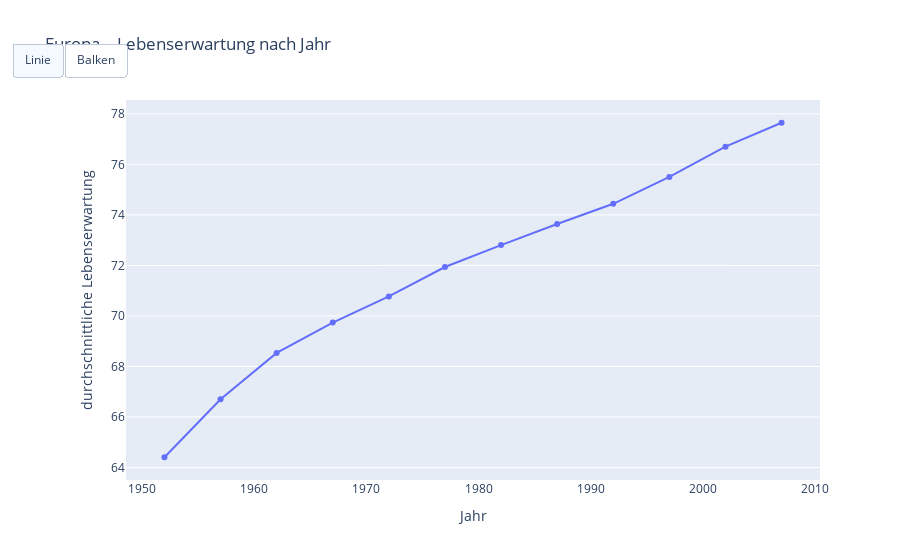

The cell this chart's notebook holds for it:
### Markdown cell above
# Teil 4: 

Frage: 
- Wie verändert sich die Wahrnehmung derselben Kennzahl, wenn wir zwischen Linien- und Balkendiagramm wechseln?

Ziel: 
- Wirkung unterschiedlicher Visualisierungstypen verstehen und per Button zwischen Ansichten umschalten können.

### Code cell
df_eu = df[df["continent"] == "Europe"]
df_eu_agg = df_eu.groupby("year", as_index=False)["lifeExp"].mean()

fig = go.Figure()

# Trace 0: Linie
fig.add_trace(
    go.Scatter(
        x=df_eu_agg["year"],
        y=df_eu_agg["lifeExp"],
        mode="lines+markers",
        name="Linie",
        visible=True
    )
)

# Trace 1: Balken
fig.add_trace(
    go.Bar(
        x=df_eu_agg["year"],
        y=df_eu_agg["lifeExp"],
        name="Balken",
        visible=False
    )
)

fig.update_layout(
    title="Europa – Lebenserwartung nach Jahr",
    xaxis_title="Jahr",
    yaxis_title="durchschnittliche Lebenserwartung",
    updatemenus=[
        dict(
            type="buttons",
            direction="left",
            x=0.0,
            y=1.15,
            buttons=[
                dict(
                    label="Linie",
                    method="update",
                    args=[
                        {"visible": [True, False]},
                        {"title": "Europa – Lebenserwartung (Linienplot)"}
                    ]
                ),
                dict(
                    label="Balken",
                    method="update",
                    args=[
                        {"visible": [False, True]},
                        {"title": "Europa – Lebenserwartung (Balkendiagramm)"}
                    ]
                ),
            ]
        )
    ]
)

fig.show()

### Figure 1 — Plotly figure (JSON) as saved in the notebook; plotly's stock layout.template omitted (floating-point values rounded to 4 significant figures)
{"data": [{"mode": "lines+markers", "name": "Linie", "type": "scatter", "visible": true, "x": [1952, 1957, 1962, 1967, 1972, 1977, 1982, 1987, 1992, 1997, 2002, 2007], "y": [64.41, 66.7, 68.54, 69.74, 70.78, 71.94, 72.81, 73.64, 74.44, 75.51, 76.7, 77.65]}, {"name": "Balken", "type": "bar", "visible": false, "x": [1952, 1957, 1962, 1967, 1972, 1977, 1982, 1987, 1992, 1997, 2002, 2007], "y": [64.41, 66.7, 68.54, 69.74, 70.78, 71.94, 72.81, 73.64, 74.44, 75.51, 76.7, 77.65]}], "layout": {"title": {"text": "Europa – Lebenserwartung nach Jahr"}, "updatemenus": [{"buttons": [{"args": [{"visible": [true, false]}, {"title": "Europa – Lebenserwartung (Linienplot)"}], "label": "Linie", "method": "update"}, {"args": [{"visible": [false, true]}, {"title": "Europa – Lebenserwartung (Balkendiagramm)"}], "label": "Balken", "method": "update"}], "direction": "left", "type": "buttons", "x": 0, "y": 1.15}], "xaxis": {"title": {"text": "Jahr"}}, "yaxis": {"title": {"text": "durchschnittliche Lebenserwartung"}}}}
